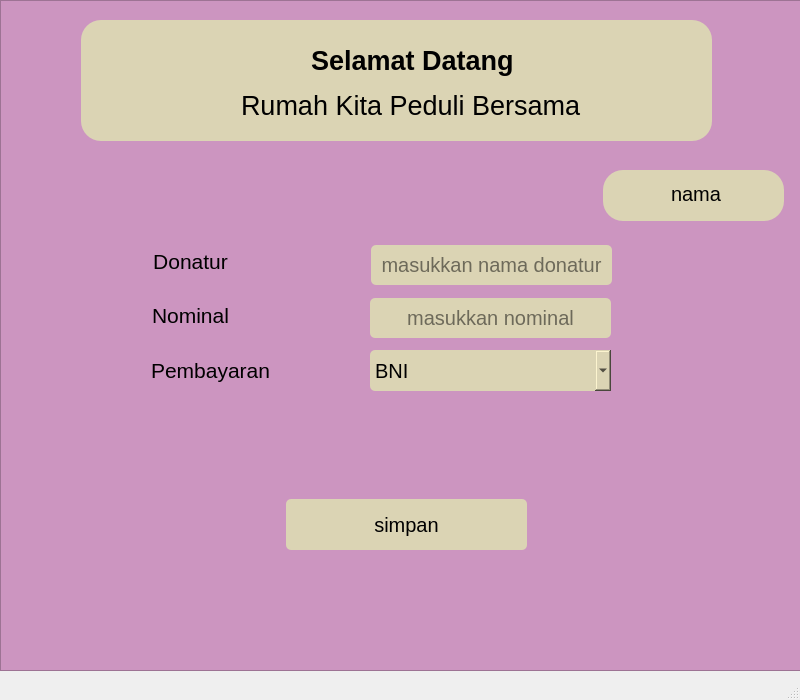
<?xml version="1.0" encoding="UTF-8"?>
<ui version="4.0">
 <class>MainWindow</class>
 <widget class="QMainWindow" name="MainWindow">
  <property name="geometry">
   <rect>
    <x>0</x>
    <y>0</y>
    <width>800</width>
    <height>700</height>
   </rect>
  </property>
  <property name="minimumSize">
   <size>
    <width>800</width>
    <height>700</height>
   </size>
  </property>
  <property name="maximumSize">
   <size>
    <width>800</width>
    <height>700</height>
   </size>
  </property>
  <property name="windowTitle">
   <string>MainWindow</string>
  </property>
  <widget class="QWidget" name="centralwidget">
   <widget class="QFrame" name="frame">
    <property name="geometry">
     <rect>
      <x>0</x>
      <y>0</y>
      <width>908</width>
      <height>671</height>
     </rect>
    </property>
    <property name="layoutDirection">
     <enum>Qt::LeftToRight</enum>
    </property>
    <property name="styleSheet">
     <string notr="true">background-color:#CC95C0;</string>
    </property>
    <property name="frameShape">
     <enum>QFrame::StyledPanel</enum>
    </property>
    <property name="frameShadow">
     <enum>QFrame::Raised</enum>
    </property>
    <widget class="QFrame" name="frame_5">
     <property name="geometry">
      <rect>
       <x>81</x>
       <y>20</y>
       <width>631</width>
       <height>121</height>
      </rect>
     </property>
     <property name="styleSheet">
      <string notr="true">background-color:#DBD4B4;
border-radius:20px;</string>
     </property>
     <property name="frameShape">
      <enum>QFrame::StyledPanel</enum>
     </property>
     <property name="frameShadow">
      <enum>QFrame::Raised</enum>
     </property>
     <widget class="QLabel" name="label_3">
      <property name="geometry">
       <rect>
        <x>230</x>
        <y>20</y>
        <width>271</width>
        <height>41</height>
       </rect>
      </property>
      <property name="font">
       <font>
        <pointsize>20</pointsize>
        <weight>75</weight>
        <bold>true</bold>
       </font>
      </property>
      <property name="text">
       <string>Selamat Datang</string>
      </property>
     </widget>
     <widget class="QLabel" name="label_4">
      <property name="geometry">
       <rect>
        <x>160</x>
        <y>70</y>
        <width>401</width>
        <height>31</height>
       </rect>
      </property>
      <property name="font">
       <font>
        <pointsize>20</pointsize>
       </font>
      </property>
      <property name="text">
       <string>Rumah Kita Peduli Bersama</string>
      </property>
     </widget>
     <widget class="QLabel" name="label_5">
      <property name="geometry">
       <rect>
        <x>10</x>
        <y>0</y>
        <width>141</width>
        <height>121</height>
       </rect>
      </property>
      <property name="text">
       <string/>
      </property>
      <property name="pixmap">
       <pixmap>../../Downloads/bg-transparent-bank.png</pixmap>
      </property>
      <property name="scaledContents">
       <bool>true</bool>
      </property>
      <property name="alignment">
       <set>Qt::AlignHCenter|Qt::AlignTop</set>
      </property>
     </widget>
     <zorder>label_5</zorder>
     <zorder>label_3</zorder>
     <zorder>label_4</zorder>
    </widget>
    <widget class="QLabel" name="label">
     <property name="geometry">
      <rect>
       <x>120</x>
       <y>236</y>
       <width>141</width>
       <height>51</height>
      </rect>
     </property>
     <property name="font">
      <font>
       <pointsize>16</pointsize>
      </font>
     </property>
     <property name="text">
      <string>Donatur</string>
     </property>
     <property name="alignment">
      <set>Qt::AlignCenter</set>
     </property>
    </widget>
    <widget class="QLineEdit" name="lineEdit_3">
     <property name="geometry">
      <rect>
       <x>371</x>
       <y>245</y>
       <width>241</width>
       <height>40</height>
      </rect>
     </property>
     <property name="styleSheet">
      <string notr="true">background-color:#DBD4B4;
border-radius:5px;
font-size:20px;</string>
     </property>
     <property name="alignment">
      <set>Qt::AlignCenter</set>
     </property>
     <property name="placeholderText">
      <string>masukkan nama donatur</string>
     </property>
    </widget>
    <widget class="QLabel" name="label_2">
     <property name="geometry">
      <rect>
       <x>80</x>
       <y>290</y>
       <width>221</width>
       <height>51</height>
      </rect>
     </property>
     <property name="font">
      <font>
       <pointsize>16</pointsize>
      </font>
     </property>
     <property name="text">
      <string>Nominal</string>
     </property>
     <property name="alignment">
      <set>Qt::AlignCenter</set>
     </property>
    </widget>
    <widget class="QLineEdit" name="lineEdit_4">
     <property name="geometry">
      <rect>
       <x>370</x>
       <y>298</y>
       <width>241</width>
       <height>40</height>
      </rect>
     </property>
     <property name="styleSheet">
      <string notr="true">background-color:#DBD4B4;
border-radius:5px;
font-size:20px;</string>
     </property>
     <property name="alignment">
      <set>Qt::AlignCenter</set>
     </property>
     <property name="placeholderText">
      <string>masukkan nominal</string>
     </property>
    </widget>
    <widget class="QLabel" name="label_6">
     <property name="geometry">
      <rect>
       <x>100</x>
       <y>350</y>
       <width>221</width>
       <height>41</height>
      </rect>
     </property>
     <property name="font">
      <font>
       <pointsize>16</pointsize>
      </font>
     </property>
     <property name="text">
      <string>Pembayaran</string>
     </property>
     <property name="alignment">
      <set>Qt::AlignCenter</set>
     </property>
    </widget>
    <widget class="QPushButton" name="pushButton">
     <property name="geometry">
      <rect>
       <x>286</x>
       <y>499</y>
       <width>241</width>
       <height>51</height>
      </rect>
     </property>
     <property name="styleSheet">
      <string notr="true">background-color:#DBD4B4;
border-radius:5px;
font-size:20px;
</string>
     </property>
     <property name="text">
      <string>simpan</string>
     </property>
    </widget>
    <widget class="QComboBox" name="comboBox">
     <property name="geometry">
      <rect>
       <x>370</x>
       <y>350</y>
       <width>241</width>
       <height>41</height>
      </rect>
     </property>
     <property name="styleSheet">
      <string notr="true">background-color:#DBD4B4;
border-radius:5px;
font-size:20px;</string>
     </property>
     <item>
      <property name="text">
       <string>BNI</string>
      </property>
     </item>
     <item>
      <property name="text">
       <string>BRI</string>
      </property>
     </item>
     <item>
      <property name="text">
       <string>BCA</string>
      </property>
     </item>
     <item>
      <property name="text">
       <string>BSI</string>
      </property>
     </item>
     <item>
      <property name="text">
       <string>Mandiri</string>
      </property>
     </item>
     <item>
      <property name="text">
       <string>Lainnya</string>
      </property>
     </item>
    </widget>
    <widget class="QLabel" name="label_8">
     <property name="geometry">
      <rect>
       <x>603</x>
       <y>170</y>
       <width>181</width>
       <height>51</height>
      </rect>
     </property>
     <property name="styleSheet">
      <string notr="true">background-color:#DBD4B4;
border-radius:20px;</string>
     </property>
     <property name="text">
      <string/>
     </property>
     <property name="pixmap">
      <pixmap>../../Downloads/people.svg</pixmap>
     </property>
     <property name="alignment">
      <set>Qt::AlignRight|Qt::AlignTrailing|Qt::AlignVCenter</set>
     </property>
     <property name="margin">
      <number>3</number>
     </property>
    </widget>
    <widget class="QLabel" name="label_7">
     <property name="geometry">
      <rect>
       <x>671</x>
       <y>183</y>
       <width>51</width>
       <height>21</height>
      </rect>
     </property>
     <property name="styleSheet">
      <string notr="true">background-color:#DBD4B4;
border-radius:5px;
font-size:20px;</string>
     </property>
     <property name="text">
      <string>nama</string>
     </property>
    </widget>
    <zorder>label_8</zorder>
    <zorder>frame_5</zorder>
    <zorder>label</zorder>
    <zorder>lineEdit_3</zorder>
    <zorder>label_2</zorder>
    <zorder>lineEdit_4</zorder>
    <zorder>label_6</zorder>
    <zorder>pushButton</zorder>
    <zorder>comboBox</zorder>
    <zorder>label_7</zorder>
   </widget>
  </widget>
  <widget class="QMenuBar" name="menubar">
   <property name="geometry">
    <rect>
     <x>0</x>
     <y>0</y>
     <width>800</width>
     <height>26</height>
    </rect>
   </property>
  </widget>
  <widget class="QStatusBar" name="statusbar"/>
 </widget>
 <resources/>
 <connections/>
</ui>
